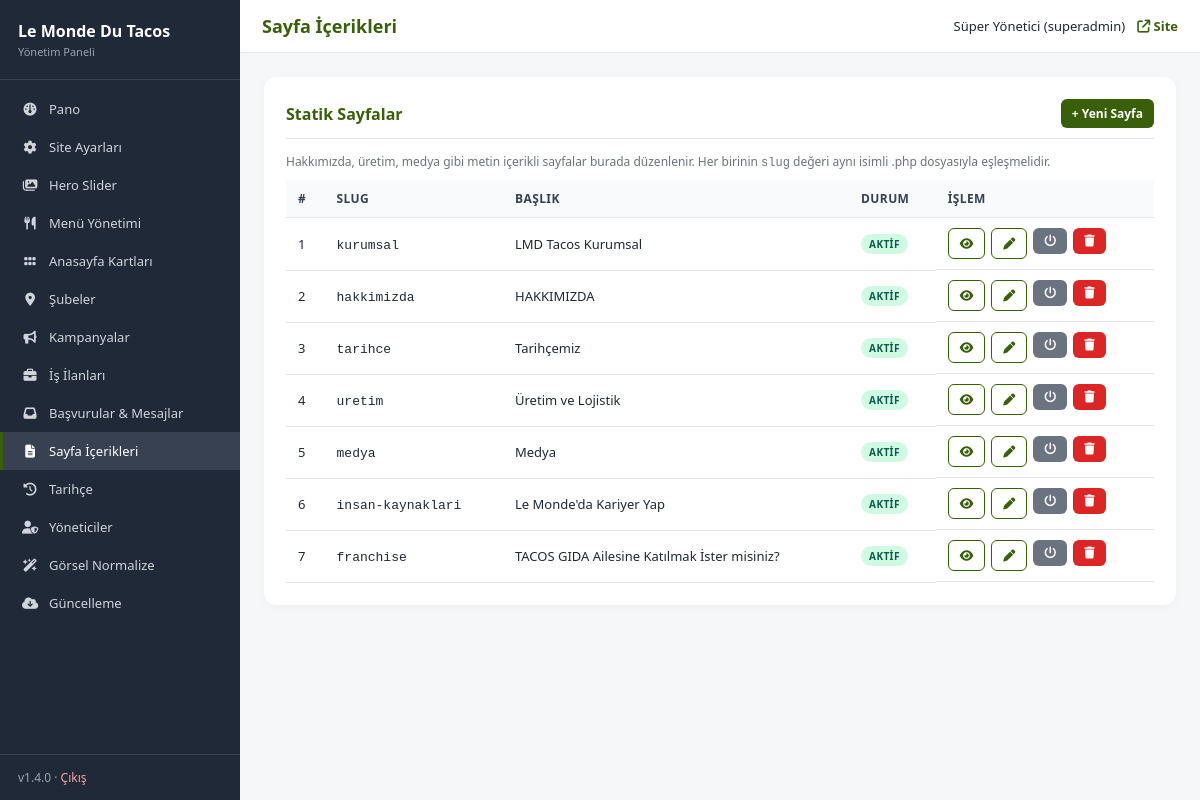
Page /admin/pages.php (signed in) on the committed database.
### tables this page shows
CREATE TABLE IF NOT EXISTS pages (
    id           INT UNSIGNED AUTO_INCREMENT PRIMARY KEY,
    slug         VARCHAR(80) NOT NULL UNIQUE,
    title        VARCHAR(200) NOT NULL,
    subtitle     VARCHAR(255) NULL,
    seo_title    VARCHAR(255) NULL,
    seo_desc     VARCHAR(500) NULL,
    hero_image   VARCHAR(255) NULL,
    body         LONGTEXT NULL,
    is_active    TINYINT(1) NOT NULL DEFAULT 1,
    updated_at   TIMESTAMP DEFAULT CURRENT_TIMESTAMP ON UPDATE CURRENT_TIMESTAMP
);

### includes/functions.php (called while the page is built, shortened)
<?php
require_once __DIR__ . '/db.php';
function e(?string $s): string {
    return htmlspecialchars((string)($s ?? ''), ENT_QUOTES | ENT_SUBSTITUTE, 'UTF-8');
}
function admin_check(): bool {
    return true;
}
function admin_user(): ?array {
    $stmt = db()->prepare("SELECT id, username, name, email, role FROM admin_users WHERE id = ? AND is_active = 1");
    $stmt->execute([$_SESSION['admin_id']]);
    $cache = $stmt->fetch() ?: null;
    return $cache;
}

### includes/db.php (called while the page is built, shortened)
<?php
function db(): PDO {
    static $pdo = null;
    if ($pdo instanceof PDO) {
        return $pdo;
    }
    $dsn = sprintf(
        'mysql:host=%s;dbname=%s;charset=%s',
        DB_HOST,
        DB_NAME,
        DB_CHARSET
    );
    try {
        $pdo = new PDO($dsn, DB_USER, DB_PASS, [
            PDO::ATTR_ERRMODE            => PDO::ERRMODE_EXCEPTION,
            PDO::ATTR_DEFAULT_FETCH_MODE => PDO::FETCH_ASSOC,
            PDO::ATTR_EMULATE_PREPARES   => false,
            PDO::MYSQL_ATTR_INIT_COMMAND => "SET NAMES " . DB_CHARSET . " COLLATE utf8mb4_unicode_ci",
        ]);
    } catch (PDOException $e) {
        if (DEBUG) {
            die('DB error: ' . htmlspecialchars($e->getMessage(), ENT_QUOTES, 'UTF-8'));
        }
        error_log('DB connection failed: ' . $e->getMessage());
        die('Veritabanı bağlantısı kurulamadı. Lütfen daha sonra tekrar deneyin.');
    }
    return $pdo;
}

### admin/_crud.php (called while the page is built, shortened)
<?php
require_once __DIR__ . '/../includes/functions.php';
class Crud
{
    public function listAll(string $orderBy = 'sort_order, id'): array
    {
        return db()->query("SELECT * FROM " . $this->cfg['table'] . " ORDER BY $orderBy")->fetchAll();
    }
}

### admin/pages.php (the view, shortened to what this page needs)
<?php
$page_h = 'Sayfa İçerikleri';
require __DIR__ . '/_header.php';
require __DIR__ . '/_crud.php';
$crud = new Crud([
    'table' => 'pages',
    'label' => 'Sayfa',
    'fields' => [
        'slug'       => ['required' => true],
        'title'      => ['required' => true],
        'subtitle'   => [],
        'seo_title'  => [],
        'seo_desc'   => [],
        'hero_image' => [],
        'body'       => ['type' => 'html'],
        'is_active'  => ['type' => 'bool'],
    ],
    'images' => ['hero_image'],
    'image_dir' => 'sayfa',
]);
$crud->handle();
$action = $_GET['action'] ?? 'list';
if ($action === 'list'): ?>
  <div class="card">
    <h2 style="display:flex;justify-content:space-between;align-items:center">
      <span>Statik Sayfalar</span>
      <a href="?action=new" class="btn btn-sm">+ Yeni Sayfa</a>
    </h2>
    <p style="color:#6b7280;font-size:12px;margin-bottom:10px">Hakkımızda, üretim, medya gibi metin içerikli sayfalar burada düzenlenir. Her birinin <code>slug</code> değeri aynı isimli .php dosyasıyla eşleşmelidir.</p>
    <?php $rows = $crud->listAll('id'); ?>
    <?php if (!$rows): ?>
      <div class="empty">Henüz sayfa yok.</div>
    <?php else: ?>
      <table>
        <thead><tr><th>#</th><th>Slug</th><th>Başlık</th><th>Durum</th><th>İşlem</th></tr></thead>
        <tbody>
        <?php foreach ($rows as $r): ?>
          <tr>
            <td><?= (int)$r['id'] ?></td>
            <td><code><?= e($r['slug']) ?></code></td>
            <td><?= e($r['title']) ?></td>
            <td><span class="badge <?= $r['is_active'] ? 'b-on' : 'b-off' ?>"><?= $r['is_active'] ? 'Aktif' : 'Pasif' ?></span></td>
            <td class="actions">
              <a class="btn btn-sm btn-line" href="/<?= e($r['slug']) ?>.php" target="_blank"><i class="fa-solid fa-eye"></i></a>
              <a class="btn btn-sm btn-line" href="?action=edit&id=<?= $r['id'] ?>"><i class="fa-solid fa-pen"></i></a>
              <form method="post" style="display:inline"><button class="btn btn-sm btn-secondary"><i class="fa-solid fa-power-off"></i></button></form>
              <form method="post" data-confirm="Sayfa silinsin mi?" style="display:inline"><button class="btn btn-sm btn-danger"><i class="fa-solid fa-trash"></i></button></form>
            </td>
          </tr>
        <?php endforeach; ?>
        </tbody>
      </table>
    <?php endif; ?>
  </div>
<?php endif; ?>
<?php require __DIR__ . '/_footer.php'; ?>

### admin/_header.php (shortened to what this page needs)
<?php
require_once __DIR__ . '/../includes/functions.php';
$cu = admin_user();
$nav_items = [
    ['index.php',                  'Pano',                'fa-gauge'],
    ['settings.php',               'Site Ayarları',       'fa-gear'],
    ['slider.php',                 'Hero Slider',         'fa-images'],
    ['menu.php',                   'Menü Yönetimi',       'fa-utensils'],
    ['promo-cards.php',            'Anasayfa Kartları',   'fa-grip'],
    ['branches.php',               'Şubeler',             'fa-location-dot'],
    ['campaigns.php',              'Kampanyalar',         'fa-bullhorn'],
    ['jobs.php',                   'İş İlanları',         'fa-briefcase'],
    ['applications.php',           'Başvurular & Mesajlar','fa-inbox'],
    ['pages.php',                  'Sayfa İçerikleri',    'fa-file-lines'],
    ['timeline.php',               'Tarihçe',             'fa-clock-rotate-left'],
    ['users.php',                  'Yöneticiler',         'fa-user-shield'],
    ['normalize-images.php',       'Görsel Normalize',    'fa-wand-magic-sparkles'],
    ['update.php',                 'Güncelleme',          'fa-cloud-arrow-down'],
];
$current = basename($_SERVER['PHP_SELF']);
$page_h  = $page_h ?? 'Pano';
?><!doctype html>
<html lang="tr">
<head>
<link rel="stylesheet" href="https://cdnjs.cloudflare.com/ajax/libs/font-awesome/6.5.0/css/all.min.css">
</head>
<body>
<div class="app">
  <aside class="sb">
    <div class="sb-head">
      <div class="brand">Le Monde Du Tacos</div>
      <div class="sub">Yönetim Paneli</div>
    </div>
    <nav class="sb-nav">
      <?php foreach ($nav_items as [$href, $label, $icon]): ?>
        <a href="<?= e($href) ?>" class="<?= $current === $href ? 'active' : '' ?>">
          <i class="fa-solid <?= e($icon) ?>"></i>
          <span><?= e($label) ?></span>
        </a>
      <?php endforeach; ?>
    </nav>
    <div class="sb-foot">
      v<?= APP_VERSION ?> &middot; <a href="logout.php">Çıkış</a>
    </div>
  </aside>
  <div class="main">
    <header class="tb">
      <h1><?= e($page_h) ?></h1>
      <div class="user">
        <span><?= e($cu['name']) ?> (<?= e($cu['role']) ?>)</span>
        <a href="/" target="_blank"><i class="fa-solid fa-arrow-up-right-from-square"></i> Site</a>
      </div>
    </header>
    <main class="cnt">

### admin/_header.php (style rules this page uses)
* { box-sizing:border-box;margin:0;padding:0 }
body { font-family:system-ui,-apple-system,Segoe UI,Roboto,Arial,sans-serif;background:#f6f7f9;color:#1f2937;font-size:14px }
.app { display:flex;min-height:100vh }
.sb { width:240px;background:#1f2937;color:#e5e7eb;flex-shrink:0;display:flex;flex-direction:column }
.sb-head { padding:20px 18px;border-bottom:1px solid #374151 }
.sb-head .brand { font-size:16px;font-weight:700;color:#fff;margin-bottom:2px }
.sb-head .sub { font-size:11px;color:#9ca3af }
.sb-nav { flex:1;padding:10px 0;overflow-y:auto }
.sb-nav a { display:flex;align-items:center;gap:10px;padding:10px 18px;color:#d1d5db;text-decoration:none;font-size:13px;border-left:3px solid transparent;transition:.15s }
.sb-nav a.active { background:#374151;color:#fff;border-left-color:#3A5F0B }
.sb-nav a i { width:18px;text-align:center;font-size:13px }
.sb-foot { padding:14px 18px;border-top:1px solid #374151;font-size:12px;color:#9ca3af }
.sb-foot a { color:#fca5a5;text-decoration:none }
.main { flex:1;display:flex;flex-direction:column;min-width:0 }
.tb { background:#fff;padding:14px 22px;display:flex;align-items:center;justify-content:space-between;border-bottom:1px solid #e5e7eb }
.tb h1 { font-size:18px;color:#3A5F0B }
.tb .user { display:flex;align-items:center;gap:12px;font-size:13px }
.tb .user a { color:#3A5F0B;font-weight:600;text-decoration:none }
.cnt { padding:24px;flex:1 }
.card { background:#fff;border-radius:12px;padding:22px;box-shadow:0 2px 8px rgba(0,0,0,.04);margin-bottom:18px }
.card h2 { font-size:16px;color:#3A5F0B;margin-bottom:14px;padding-bottom:10px;border-bottom:1px solid #e5e7eb }
.btn { display:inline-block;background:#3A5F0B;color:#fff;border:0;border-radius:6px;padding:9px 16px;font-size:13px;font-weight:600;cursor:pointer;text-decoration:none;transition:.15s }
.btn-sm { padding:6px 11px;font-size:12px }
.btn-secondary { background:#6b7280 }
.btn-danger { background:#dc2626 }
.btn-line { background:#fff;color:#3A5F0B;border:1px solid #3A5F0B }
table { width:100%;border-collapse:collapse }
th,td { text-align:left;padding:10px 12px;font-size:13px;border-bottom:1px solid #e5e7eb;vertical-align:middle }
th { background:#f9fafb;font-weight:700;color:#374151;font-size:12px;text-transform:uppercase;letter-spacing:.4px }
.badge { display:inline-block;padding:3px 8px;border-radius:99px;font-size:10px;font-weight:700;letter-spacing:.4px;text-transform:uppercase }
.b-on { background:#d1fae5;color:#065f46 }
.actions { display:flex;gap:6px;flex-wrap:wrap }
.actions form { display:inline }

### rows in the picture
pages: id "1", slug "kurumsal", title "LMD Tacos Kurumsal", is_active "AKTIF"
pages: id "2", slug "hakkimizda", title "HAKKIMIZDA", is_active "AKTIF"
pages: id "3", slug "tarihce", title "Tarihçemiz", is_active "AKTIF"
pages: id "4", slug "uretim", title "Üretim ve Lojistik", is_active "AKTIF"
pages: id "5", slug "medya", title "Medya", is_active "AKTIF"
pages: id "6", slug "insan-kaynaklari", title "Le Monde'da Kariyer Yap", is_active "AKTIF"
pages: id "7", slug "franchise", title "TACOS GIDA Ailesine Katılmak İster misiniz?", is_active "AKTIF"

### other values in the picture
$label "Pano"
$label "Site Ayarları"
$label "Hero Slider"
$label "Menü Yönetimi"
$label "Anasayfa Kartları"
$label "Şubeler"
$label "Kampanyalar"
$label "İş İlanları"
$label "Başvurular & Mesajlar"
$label "Sayfa İçerikleri"
$label "Tarihçe"
$label "Yöneticiler"
$label "Görsel Normalize"
$label "Güncelleme"
APP_VERSION "1.4.0"
